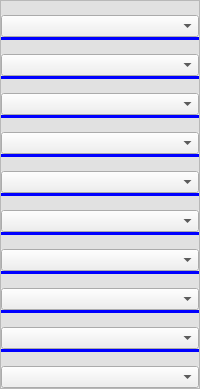
     <widget class="QFrame" name="dynFrame">
      <property name="styleSheet">
       <string notr="true">QFrame#dynFrame {
border-top: 3px solid blue;
border-bottom: 3px solid blue;
}</string>
      </property>
      <property name="frameShape">
       <enum>QFrame::StyledPanel</enum>
      </property>
      <property name="frameShadow">
       <enum>QFrame::Raised</enum>
      </property>
      <layout class="QVBoxLayout" name="verticalLayout">
       <property name="spacing">
        <number>0</number>
       </property>
       <property name="leftMargin">
        <number>0</number>
       </property>
       <property name="topMargin">
        <number>0</number>
       </property>
       <property name="rightMargin">
        <number>0</number>
       </property>
       <property name="bottomMargin">
        <number>0</number>
       </property>
       <item>
        <layout class="QVBoxLayout" name="verticalLayout_5">
         <property name="spacing">
          <number>0</number>
         </property>
         <property name="leftMargin">
          <number>0</number>
         </property>
         <item>
          <widget class="PushLabel" name="dynLabel1">
           <property name="sizePolicy">
            <sizepolicy hsizetype="Preferred" vsizetype="Minimum">
             <horstretch>0</horstretch>
             <verstretch>0</verstretch>
            </sizepolicy>
           </property>
           <property name="styleSheet">
            <string notr="true">QLabel{background:rgb(225, 225, 225);}</string>
           </property>
           <property name="text">
            <string/>
           </property>
          </widget>
         </item>
         <item>
          <widget class="ModComboBox" name="dynBox1">
           <property name="sizePolicy">
            <sizepolicy hsizetype="Preferred" vsizetype="Minimum">
             <horstretch>0</horstretch>
             <verstretch>0</verstretch>
            </sizepolicy>
           </property>
           <property name="layoutDirection">
            <enum>Qt::LeftToRight</enum>
           </property>
           <property name="styleSheet">
            <string notr="true">QComboBox::drop-down {border-width: 0px;} QComboBox::down-arrow {image: none; border-width: 0px;} 
QComboBox{ border-top: 0px solid rgb(85, 0, 255); background:rgb(225, 225, 225);};</string>
           </property>
          </widget>
         </item>
         <item>
          <widget class="PushLabel" name="dynLabel2">
           <property name="sizePolicy">
            <sizepolicy hsizetype="Preferred" vsizetype="Minimum">
             <horstretch>0</horstretch>
             <verstretch>0</verstretch>
            </sizepolicy>
           </property>
           <property name="styleSheet">
            <string notr="true">QLabel{background:rgb(225, 225, 225); border-top: 3px solid blue}</string>
           </property>
           <property name="text">
            <string/>
           </property>
          </widget>
         </item>
         <item>
          <widget class="ModComboBox" name="dynBox2">
           <property name="sizePolicy">
            <sizepolicy hsizetype="Preferred" vsizetype="Minimum">
             <horstretch>0</horstretch>
             <verstretch>0</verstretch>
            </sizepolicy>
           </property>
           <property name="styleSheet">
            <string notr="true">QComboBox::drop-down {border-width: 0px;} QComboBox::down-arrow {image: none; border-width: 0px;} 
QComboBox{ border-top: 0px solid rgb(85, 0, 255); background:rgb(225, 225, 225);};</string>
           </property>
          </widget>
         </item>
         <item>
          <widget class="PushLabel" name="dynLabel3">
           <property name="sizePolicy">
            <sizepolicy hsizetype="Preferred" vsizetype="Minimum">
             <horstretch>0</horstretch>
             <verstretch>0</verstretch>
            </sizepolicy>
           </property>
           <property name="styleSheet">
            <string notr="true">QLabel{background:rgb(225, 225, 225); border-top: 3px solid blue;}</string>
           </property>
           <property name="text">
            <string/>
           </property>
          </widget>
         </item>
         <item>
          <widget class="ModComboBox" name="dynBox3">
           <property name="sizePolicy">
            <sizepolicy hsizetype="Preferred" vsizetype="Minimum">
             <horstretch>0</horstretch>
             <verstretch>0</verstretch>
            </sizepolicy>
           </property>
           <property name="styleSheet">
            <string notr="true">QComboBox::drop-down {border-width: 0px;} QComboBox::down-arrow {image: none; border-width: 0px;} 
QComboBox{ border-top: 0px solid rgb(85, 0, 255); background:rgb(225, 225, 225);};</string>
           </property>
          </widget>
         </item>
         <item>
          <widget class="PushLabel" name="dynLabel4">
           <property name="sizePolicy">
            <sizepolicy hsizetype="Preferred" vsizetype="Minimum">
             <horstretch>0</horstretch>
             <verstretch>0</verstretch>
            </sizepolicy>
           </property>
           <property name="styleSheet">
            <string notr="true">QLabel{background:rgb(225, 225, 225); border-top: 3px solid blue;}</string>
           </property>
           <property name="text">
            <string/>
           </property>
          </widget>
         </item>
         <item>
          <widget class="ModComboBox" name="dynBox4">
           <property name="sizePolicy">
            <sizepolicy hsizetype="Preferred" vsizetype="Minimum">
             <horstretch>0</horstretch>
             <verstretch>0</verstretch>
            </sizepolicy>
           </property>
           <property name="styleSheet">
            <string notr="true">QComboBox::drop-down {border-width: 0px;} QComboBox::down-arrow {image: none; border-width: 0px;} 
QComboBox{ border-top: 0px solid rgb(85, 0, 255); background:rgb(225, 225, 225);};</string>
           </property>
          </widget>
         </item>
         <item>
          <widget class="PushLabel" name="dynLabel5">
           <property name="sizePolicy">
            <sizepolicy hsizetype="Preferred" vsizetype="Minimum">
             <horstretch>0</horstretch>
             <verstretch>0</verstretch>
            </sizepolicy>
           </property>
           <property name="styleSheet">
            <string notr="true">QLabel{background:rgb(225, 225, 225); border-top: 3px solid blue;}</string>
           </property>
           <property name="text">
            <string/>
           </property>
          </widget>
         </item>
         <item>
          <widget class="ModComboBox" name="dynBox5">
           <property name="sizePolicy">
            <sizepolicy hsizetype="Preferred" vsizetype="Minimum">
             <horstretch>0</horstretch>
             <verstretch>0</verstretch>
            </sizepolicy>
           </property>
           <property name="styleSheet">
            <string notr="true">QComboBox::drop-down {border-width: 0px;} QComboBox::down-arrow {image: none; border-width: 0px;} 
QComboBox{ border-top: 0px solid rgb(85, 0, 255); background:rgb(225, 225, 225);};</string>
           </property>
          </widget>
         </item>
         <item>
          <widget class="PushLabel" name="dynLabel6">
           <property name="sizePolicy">
            <sizepolicy hsizetype="Preferred" vsizetype="Minimum">
             <horstretch>0</horstretch>
             <verstretch>0</verstretch>
            </sizepolicy>
           </property>
           <property name="styleSheet">
            <string notr="true">QLabel{background:rgb(225, 225, 225); border-top: 3px solid blue;}</string>
           </property>
           <property name="text">
            <string/>
           </property>
          </widget>
         </item>
         <item>
          <widget class="ModComboBox" name="dynBox6">
           <property name="sizePolicy">
            <sizepolicy hsizetype="Preferred" vsizetype="Minimum">
             <horstretch>0</horstretch>
             <verstretch>0</verstretch>
            </sizepolicy>
           </property>
           <property name="styleSheet">
            <string notr="true">QComboBox::drop-down {border-width: 0px;} QComboBox::down-arrow {image: none; border-width: 0px;} 
QComboBox{ border-top: 0px solid rgb(85, 0, 255); background:rgb(225, 225, 225);};</string>
           </property>
          </widget>
         </item>
         <item>
          <widget class="PushLabel" name="dynLabel7">
           <property name="sizePolicy">
            <sizepolicy hsizetype="Preferred" vsizetype="Minimum">
             <horstretch>0</horstretch>
             <verstretch>0</verstretch>
            </sizepolicy>
           </property>
           <property name="styleSheet">
            <string notr="true">QLabel{background:rgb(225, 225, 225); border-top: 3px solid blue;}</string>
           </property>
           <property name="text">
            <string/>
           </property>
          </widget>
         </item>
         <item>
          <widget class="ModComboBox" name="dynBox7">
           <property name="sizePolicy">
            <sizepolicy hsizetype="Preferred" vsizetype="Minimum">
             <horstretch>0</horstretch>
             <verstretch>0</verstretch>
            </sizepolicy>
           </property>
           <property name="styleSheet">
            <string notr="true">QComboBox::drop-down {border-width: 0px;} QComboBox::down-arrow {image: none; border-width: 0px;} 
QComboBox{ border-top: 0px solid rgb(85, 0, 255); background:rgb(225, 225, 225);};</string>
           </property>
          </widget>
         </item>
         <item>
          <widget class="PushLabel" name="dynLabel8">
           <property name="sizePolicy">
            <sizepolicy hsizetype="Preferred" vsizetype="Minimum">
             <horstretch>0</horstretch>
             <verstretch>0</verstretch>
            </sizepolicy>
           </property>
           <property name="styleSheet">
            <string notr="true">QLabel{background:rgb(225, 225, 225); border-top: 3px solid blue;}</string>
           </property>
           <property name="text">
            <string/>
           </property>
          </widget>
         </item>
         <item>
          <widget class="ModComboBox" name="dynBox8">
           <property name="sizePolicy">
            <sizepolicy hsizetype="Preferred" vsizetype="Minimum">
             <horstretch>0</horstretch>
             <verstretch>0</verstretch>
            </sizepolicy>
           </property>
           <property name="styleSheet">
            <string notr="true">QComboBox::drop-down {border-width: 0px;} QComboBox::down-arrow {image: none; border-width: 0px;} 
QComboBox{ border-top: 0px solid rgb(85, 0, 255); background:rgb(225, 225, 225);};</string>
           </property>
          </widget>
         </item>
         <item>
          <widget class="PushLabel" name="dynLabel9">
           <property name="sizePolicy">
            <sizepolicy hsizetype="Preferred" vsizetype="Minimum">
             <horstretch>0</horstretch>
             <verstretch>0</verstretch>
            </sizepolicy>
           </property>
           <property name="styleSheet">
            <string notr="true">QLabel{background:rgb(225, 225, 225); border-top: 3px solid blue;}</string>
           </property>
           <property name="text">
            <string/>
           </property>
          </widget>
         </item>
         <item>
          <widget class="ModComboBox" name="dynBox9">
           <property name="sizePolicy">
            <sizepolicy hsizetype="Preferred" vsizetype="Minimum">
             <horstretch>0</horstretch>
             <verstretch>0</verstretch>
            </sizepolicy>
           </property>
           <property name="styleSheet">
            <string notr="true">QComboBox::drop-down {border-width: 0px;} QComboBox::down-arrow {image: none; border-width: 0px;} 
QComboBox{ border-top: 0px solid rgb(85, 0, 255); background:rgb(225, 225, 225);};</string>
           </property>
          </widget>
         </item>
         <item>
          <widget class="PushLabel" name="dynLabel10">
           <property name="sizePolicy">
            <sizepolicy hsizetype="Preferred" vsizetype="Minimum">
             <horstretch>0</horstretch>
             <verstretch>0</verstretch>
            </sizepolicy>
           </property>
           <property name="styleSheet">
            <string notr="true">QLabel{background:rgb(225, 225, 225); border-top: 3px solid blue;}</string>
           </property>
           <property name="text">
            <string/>
           </property>
          </widget>
         </item>
         <item>
          <widget class="ModComboBox" name="dynBox10">
           <property name="sizePolicy">
            <sizepolicy hsizetype="Preferred" vsizetype="Minimum">
             <horstretch>0</horstretch>
             <verstretch>0</verstretch>
            </sizepolicy>
           </property>
           <property name="styleSheet">
            <string notr="true">QComboBox::drop-down {border-width: 0px;} QComboBox::down-arrow {image: none; border-width: 0px;} 
QComboBox{ border-top: 0px solid rgb(85, 0, 255); background:rgb(225, 225, 225);};</string>
           </property>
          </widget>
         </item>
        </layout>
       </item>
      </layout>
     </widget>
